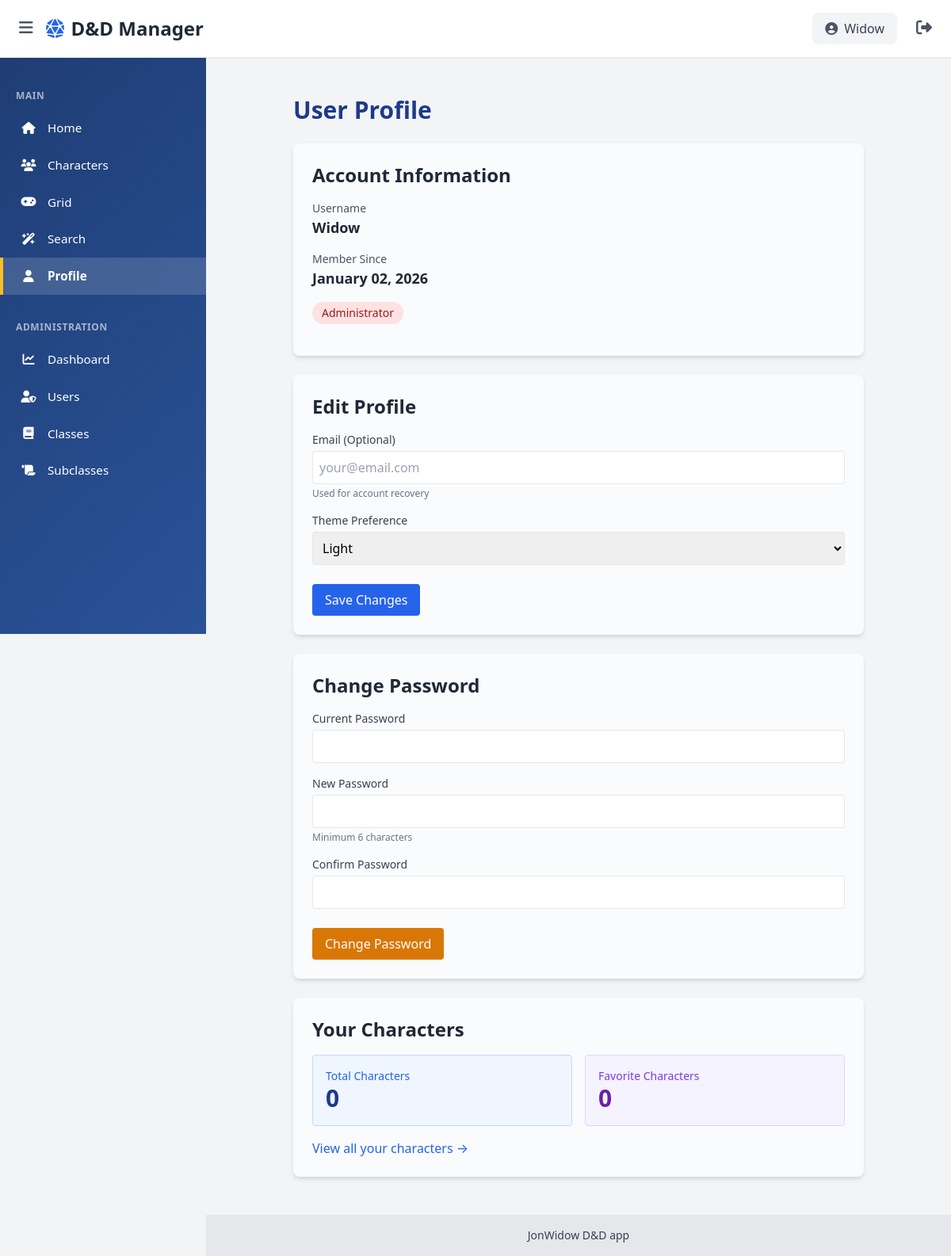
/user/profile (signed in), run on the app's committed database.
### app/models/user.py (models this page shows, shortened)
class User(UserMixin, db.Model):
    __tablename__ = 'user'
    id = db.Column(db.Integer, primary_key=True)
    username = db.Column(db.String(80), unique=True, nullable=False, index=True)
    password_hash = db.Column(db.String(200), nullable=False)
    email = db.Column(db.String(120), unique=True, nullable=True, index=True)
    is_admin = db.Column(db.Boolean, default=False)
    created_at = db.Column(db.DateTime, default=datetime.utcnow)
    last_login = db.Column(db.DateTime)
    theme_preference = db.Column(db.String(20), default='light')  # 'light' or 'dark'
    characters = db.relationship("Character", backref="owner", lazy=True, cascade="all, delete-orphan")

### app/__init__.py (the view, shortened to what this page needs)
@app.route('/user/profile', methods=['GET', 'POST'])
@login_required
def user_profile():
    return render_template('user_profile.html', user=current_user)

### app/__init__.py (called while the page is built)
@login_manager.user_loader
def load_user(user_id):
    return User.query.get(int(user_id))

### app/templates/user_profile.html (shortened to what this page needs)
{% extends "base.html" %}
{% block content %}
<div class="max-w-3xl mx-auto p-6">
    <h1 class="text-3xl font-bold text-blue-800 mb-6">User Profile</h1>
    <div class="rounded-lg shadow-md p-6 mb-6" style="background-color: #fafbfc;">
        <h2 class="text-2xl font-bold mb-4 text-gray-800">Account Information</h2>
        <div class="mb-4">
            <p class="text-sm text-gray-600">Username</p>
            <p class="text-lg font-semibold text-gray-800">{{ user.username }}</p>
        </div>
        <div class="mb-4">
            <p class="text-sm text-gray-600">Member Since</p>
            <p class="text-lg font-semibold text-gray-800">
                {% if user.created_at %}
                    {{ user.created_at.strftime('%B %d, %Y') }}
                {% else %}
                    Unknown
                {% endif %}
            </p>
        </div>
        {% if user.is_admin %}
        <div class="mb-4">
            <span class="inline-block bg-red-100 text-red-800 px-3 py-1 rounded-full text-sm font-medium">Administrator</span>
        </div>
        {% endif %}
    </div>
    <div class="rounded-lg shadow-md p-6 mb-6" style="background-color: #fafbfc;">
        <h2 class="text-2xl font-bold mb-4 text-gray-800">Edit Profile</h2>
        <form method="POST" action="{{ url_for('user_profile') }}" class="space-y-4">
            <div>
                <label class="block text-sm font-medium text-gray-700 mb-1">Email (Optional)</label>
                <input type="email" name="email" value="{{ user.email or '' }}"
                       class="w-full border rounded p-2 focus:outline-none focus:border-blue-500"
                       placeholder="your@email.com">
                <p class="text-xs text-gray-500 mt-1">Used for account recovery</p>
            </div>
            <div>
                <label class="block text-sm font-medium text-gray-700 mb-1">Theme Preference</label>
                <select name="theme" class="w-full border rounded p-2 focus:outline-none focus:border-blue-500">
                    <option value="light" {% if user.theme_preference == 'light' %}selected{% endif %}>Light</option>
                </select>
            </div>
            <div class="pt-2">
                <button type="submit" class="px-4 py-2 bg-blue-600 text-white rounded hover:bg-blue-700">
                    Save Changes
                </button>
            </div>
        </form>
    </div>
    <div class="rounded-lg shadow-md p-6 mb-6" style="background-color: #fafbfc;">
        <h2 class="text-2xl font-bold mb-4 text-gray-800">Change Password</h2>
        <form method="POST" action="{{ url_for('change_password') }}" class="space-y-4">
            <div>
                <label class="block text-sm font-medium text-gray-700 mb-1">Current Password</label>
                <input type="password" name="current_password" required
                       class="w-full border rounded p-2 focus:outline-none focus:border-blue-500">
            </div>
            <div>
                <label class="block text-sm font-medium text-gray-700 mb-1">New Password</label>
                <input type="password" name="new_password" required minlength="6"
                       class="w-full border rounded p-2 focus:outline-none focus:border-blue-500">
                <p class="text-xs text-gray-500 mt-1">Minimum 6 characters</p>
            </div>
            <div>
                <label class="block text-sm font-medium text-gray-700 mb-1">Confirm Password</label>
                <input type="password" name="confirm_password" required
                       class="w-full border rounded p-2 focus:outline-none focus:border-blue-500">
            </div>
            <div class="pt-2">
                <button type="submit" class="px-4 py-2 bg-yellow-600 text-white rounded hover:bg-yellow-700">
                    Change Password
                </button>
            </div>
        </form>
    </div>
    <div class="rounded-lg shadow-md p-6" style="background-color: #fafbfc;">
        <h2 class="text-2xl font-bold mb-4 text-gray-800">Your Characters</h2>
        <div class="grid grid-cols-1 md:grid-cols-2 gap-4">
            <div class="p-4 bg-blue-50 rounded border border-blue-200">
                <p class="text-sm text-blue-600 font-medium">Total Characters</p>
                <p class="text-3xl font-bold text-blue-800">{{ user.characters|length }}</p>
            </div>
            <div class="p-4 bg-purple-50 rounded border border-purple-200">
                <p class="text-sm text-purple-600 font-medium">Favorite Characters</p>
                <p class="text-3xl font-bold text-purple-800">{{ user.characters | selectattr('is_favorite') | list | length }}</p>
            </div>
        </div>
        <div class="mt-4">
            <a href="{{ url_for('characters') }}" class="text-blue-600 hover:underline">View all your characters →</a>
        </div>
    </div>
</div>
{% endblock %}

### app/templates/base.html (shortened to what this page needs)
<!DOCTYPE html>
<html lang="en">
<head>
    <link href="https://cdn.jsdelivr.net/npm/tailwindcss@2.2.19/dist/tailwind.min.css" rel="stylesheet">
    <link rel="stylesheet" href="https://cdnjs.cloudflare.com/ajax/libs/font-awesome/6.4.0/css/all.min.css">
</head>
<body class="bg-gray-100 min-h-screen flex flex-col">
    <aside id="sidebar" class="sidebar">
        <nav class="py-4">
            {% if current_user.is_authenticated %}
                <div class="nav-section-title">Main</div>
                <a href="{{ url_for('home') }}" class="nav-item {% if request.endpoint == 'home' %}active{% endif %}">
                    <i class="fas fa-home"></i>
                    <span>Home</span>
                </a>
                <a href="{{ url_for('characters') }}" class="nav-item {% if request.endpoint == 'characters' %}active{% endif %}">
                    <i class="fas fa-users"></i>
                    <span>Characters</span>
                </a>
                <a href="{{ url_for('grid.grid_view', code='test') }}" class="nav-item {% if request.endpoint == 'grid.grid_view' %}active{% endif %}">
                    <i class="fas fa-gamepad"></i>
                    <span>Grid</span>
                </a>
                <a href="{{ url_for('search_page') }}" class="nav-item {% if request.endpoint == 'search_page' %}active{% endif %}">
                    <i class="fas fa-wand-magic-sparkles"></i>
                    <span>Search</span>
                </a>
                <a href="{{ url_for('user_profile') }}" class="nav-item {% if request.endpoint == 'user_profile' %}active{% endif %}">
                    <i class="fas fa-user"></i>
                    <span>Profile</span>
                </a>
                {% if current_user.is_admin %}
                    <div class="nav-section-title mt-4">Administration</div>
                    <a href="{{ url_for('admin_index') }}" class="nav-item {% if request.endpoint == 'admin_index' %}active{% endif %}">
                        <i class="fas fa-chart-line"></i>
                        <span>Dashboard</span>
                    </a>
                    <a href="{{ url_for('admin_users') }}" class="nav-item {% if request.endpoint == 'admin_users' %}active{% endif %}">
                        <i class="fas fa-user-shield"></i>
                        <span>Users</span>
                    </a>
                    <a href="{{ url_for('admin_classes') }}" class="nav-item {% if request.endpoint == 'admin_classes' %}active{% endif %}">
                        <i class="fas fa-book"></i>
                        <span>Classes</span>
                    </a>
                    <a href="{{ url_for('admin_subclasses') }}" class="nav-item {% if request.endpoint == 'admin_subclasses' %}active{% endif %}">
                        <i class="fas fa-scroll"></i>
                        <span>Subclasses</span>
                    </a>
                {% endif %}
            {% endif %}
        </nav>
    </aside>
    <header class="sticky top-0 z-50 bg-white border-b border-gray-200 shadow-sm">
        <div class="flex justify-between items-center p-4">
            <div class="flex items-center gap-2">
                <button id="sidebarToggle" class="sidebar-toggle p-2 hover:bg-gray-100 rounded-lg text-gray-600 hover:text-gray-900 transition">
                    <i class="fas fa-bars text-xl"></i>
                </button>
                <h1 class="text-2xl font-bold text-gray-800 hidden sm:block">
                    <i class="fas fa-dice-d20 text-blue-600 mr-2"></i>D&D Manager
                </h1>
            </div>
            {% if current_user.is_authenticated %}
                <div class="flex items-center gap-4">
                    <div class="flex items-center gap-2 px-4 py-2 bg-gray-100 rounded-lg">
                        <i class="fas fa-user-circle text-gray-600"></i>
                        <span class="text-gray-700 font-medium">{{ current_user.username }}</span>
                    </div>
                    <form method="POST" action="{{ url_for('logout') }}" style="display:inline;">
                        <button type="submit" class="p-2 hover:bg-gray-100 rounded-lg text-gray-600 hover:text-gray-900 transition">
                            <i class="fas fa-sign-out-alt text-xl"></i>
                        </button>
                    </form>
                </div>
            {% endif %}
        </div>
    </header>
    <main class="main-content flex-1 p-6">
        {% block content %}{% endblock %}
    </main>
    <footer class="main-content bg-gray-200 text-gray-700 p-4 text-center text-sm">
        JonWidow D&D app
    </footer>
</body>
</html>

### app/templates/base.html (style rules this page uses)
body { background-color: #f8f9fa; }
.sidebar { position: fixed; left: 0; top: 0; width: 260px; height: 100vh; background: linear-gradient(135deg, #1e3c72 0%, #2a5298 100%); color: white; overflow-y: auto; transition: transform 0.3s ease; z-index: 40; padding-top: 80px; transform: translateX(0); }
.sidebar-toggle { display: block; }
@media (min-width: 768px) { .sidebar { width: 260px; transform: translateX(0) !important; } }
@media (min-width: 768px) { .main-content { margin-left: 260px; } }
.main-content { transition: margin-left 0.3s ease; }
.nav-item { display: flex; align-items: center; padding: 12px 20px; text-white; text-decoration: none; transition: all 0.2s ease; border-left: 4px solid transparent; font-size: 0.95rem; }
.nav-item.active { background-color: rgba(255, 255, 255, 0.15); border-left-color: #fbbf24; font-weight: 600; }
.nav-item i { width: 24px; margin-right: 12px; text-align: center; }
.nav-section-title { padding: 16px 20px 8px; font-size: 0.75rem; font-weight: 700; text-transform: uppercase; color: rgba(255, 255, 255, 0.6); letter-spacing: 0.05em; }
.text-blue-800 { color: #1E3A8A; }
.text-purple-800 { color: #6B21A8; }
.bg-red-100 { background-color: #FEE2E2; }
.text-red-800 { color: #991B1B; }

### data on the page
User: username "Widow", created_at "January 02, 2026", theme "Light"

### other printed values
{{ user.characters|length }} "0"
{{ user.characters | selectattr('is_favorite') | list | length }} "0"
